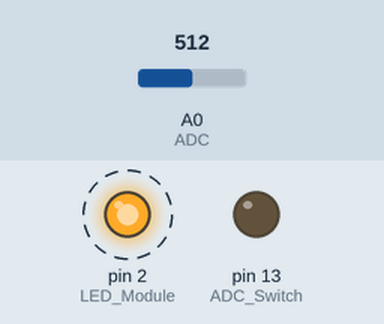
Recording of a sketch running on a simulated Arduino Uno, built with avr-gcc and run on an emulated ATmega328P. On the bench: output pins drawn as LEDs (lit = HIGH). Dashed ring = blinking. The inputs (shaded band) are chosen by the test bench; at power-on: A0 (ADC) = 512. What the sketch prints to the serial monitor is not drawn.

Above: at 0.8 s.
Timing chart, 0 to 3.3 s (numbered marks = the images above):
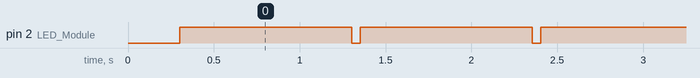

The sketch:

CWX-2_Test_Code_Light_Sensor.ino
```cpp
/*
  Dave Williams, DitroniX 2019-2022 (ditronix.net)
  CWX-2 Compact Weather Station ESP8266 Series Board V2
  Features include ESP8266, CR123A, BME280, SFH2440 Light Sensor, USB D1 Flashing Compatible, Battery Sensor

  PCA 2212-202 - Compact Weather Station - Basic Bring Up Test Code - 23th December 2022
  .
  Simplified Board Bring Up Test - Light Sensor.  Report to Serial Print.

  Remember!
  - Set the BOARD to ESP8266 DEV Module (Any Wemos D1 or similar).
  - You can also set the BAUD rate up to 921600 to speed up flashing.
  - The SDK does NOT need external power to flash.  It will take Power from the USB 5V.
  .
  The purpose of this test code is to cycle through the various main functions of the board as part of bring up testing.
  .
  This test code is OPEN SOURCE and formatted for easier viewing.  Although is is not intended for real world use, it may be freely used, or modified as needed.
  It is distributed on an "AS IS" BASIS, WITHOUT WARRANTIES OR CONDITIONS OF ANY KIND, either express or implied.

  Further information, details and examples can be found on our website wiki pages ditronix.net/wiki and github.com/DitroniX
*/

// Libraries

// ****************  VARIABLES / DEFINES / STATIC ****************

// Constants
const int LoopDelay = 1; // Loop Delay in Seconds

// Variables
float ADC_Voltage;
float ADC_Calibration;
int Light_Percentage;

// **************** OUTPUTS ****************
#define LED_Module 2   // Define ESP Output Port LED
#define ADC_Switch 13  // Define NLAST4599 Digital Switch

// **************** INPUTS ****************
#define ADC A0  // Define ADC (0 DC - 1V DC)

// Define I2C (Expansion Port)
#define I2C_SDA 4
#define I2C_SCL 5

// ######### FUNCTIONS #########

// Map float values to percentages
float MapValues(float x, float DC_Min, float DC_Max, float Percentage_Min, float Percentage_Max) {
  return (x - DC_Min) * (Percentage_Max - Percentage_Min) / (DC_Max - DC_Min) + Percentage_Min;
}

// ######### SETUP #########
void setup() {

  // Stabalise
  delay(250);

  // Initialise UART:
  Serial.begin(115200, SERIAL_8N1);  //115200
  while (!Serial);
  Serial.println("");

  // LED
  pinMode(LED_Module, OUTPUT);

  // LEDs Default Off State
  digitalWrite(LED_Module, HIGH);

    // NLAST4599
  pinMode(ADC_Switch, OUTPUT);

  Serial.println("");

}

// ######### LOOP #########
void loop() {

  // Read Light Sensor
  digitalWrite(ADC_Switch, LOW);  // Set ADC to Light Sensor
  ADC_Calibration = 3.300;         // Adjust as needed for final calibration of ADC_Voltage.
  ADC_Voltage = (analogRead(ADC) * ADC_Calibration) / 1024;

  // Update the displayed info
  Serial.print("ADC Value \t");
  Serial.print(analogRead(ADC));

  Serial.print("\tADC Voltage ");
  Serial.print(ADC_Voltage);
  Serial.print(" V ");

  Light_Percentage = MapValues(ADC_Voltage, 0, 3.3, 0, 100); // 3.3V Equaltes to approximately 0.8V (800mV) - Potential Divider

  Serial.print("Light ");
  Serial.print(Light_Percentage);
  Serial.print(" % ");

  if (Light_Percentage > 100) {
    Serial.print("\t (Bright)");
  }

  Serial.println("\n");

  // Heatbeat LED
  digitalWrite(LED_Module, LOW);
  delay(50);
  digitalWrite(LED_Module, HIGH);

  // Loop Delay
  delay(LoopDelay * 1000);

}
```

Measured:
- by itself, pin 2 (LED_Module): alternates HIGH for 1.0 s and LOW for 0.05 s
